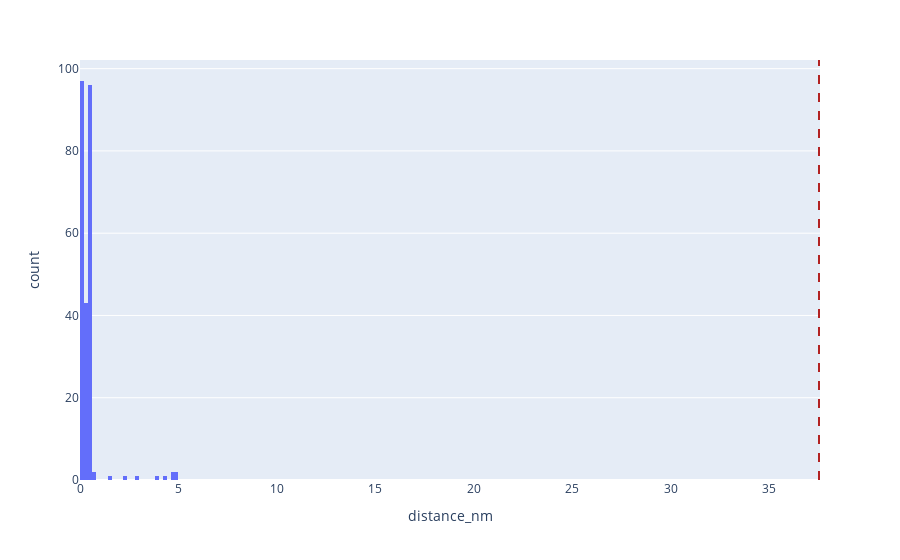

Here is the notebook cell this chart was saved with:
### Code cell
import plotly.express as px
max_distance = np.sqrt(3)/2*10.837435124897937*4
fig = px.histogram(df, x='distance_nm')

fig.add_vline(x=max_distance, line_dash = 'dash', line_color = 'firebrick')

### Figure 1 — Plotly figure (JSON) as saved in the notebook; plotly's stock layout.template omitted (floating-point values rounded to 4 significant figures; data arrays with more than 128 entries replaced by an {"elided": "..."} marker saying what was removed)
{"data": [{"bingroup": "x", "hovertemplate": "distance_nm=%{x}<br>count=%{y}<extra></extra>", "legendgroup": "", "marker": {"color": "#636efa", "pattern": {"shape": ""}}, "name": "", "orientation": "v", "showlegend": false, "type": "histogram", "x": {"elided": "247 float values"}, "xaxis": "x", "yaxis": "y"}], "layout": {"barmode": "relative", "legend": {"tracegroupgap": 0}, "margin": {"t": 60}, "shapes": [{"line": {"color": "firebrick", "dash": "dash"}, "type": "line", "x0": 37.54, "x1": 37.54, "xref": "x", "y0": 0, "y1": 1, "yref": "y domain"}], "xaxis": {"anchor": "y", "domain": [0, 1], "title": {"text": "distance_nm"}}, "yaxis": {"anchor": "x", "domain": [0, 1], "title": {"text": "count"}}}}
